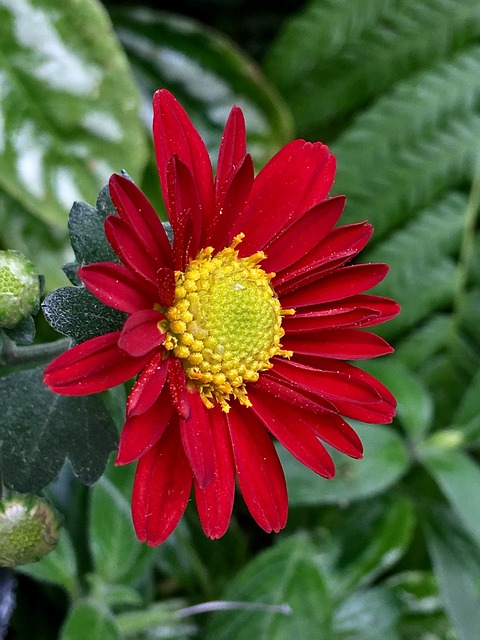
#> input picture Exam/5.jpg, 480 x 640 px
$ jupyter execute 'lab exam.ipynb'
#> lines starting #> are read from the running program, lines starting #| are printed output that depends on the picture
[cell 1]
import numpy as np
import matplotlib.pyplot as plt
img=plt.imread('5.jpg')
#> img is the input picture: shape (640, 480, 3); mean R, G, B 97.4, 79.2, 53.8
gray_img=np.mean(img,axis=-1).astype(np.uint8)
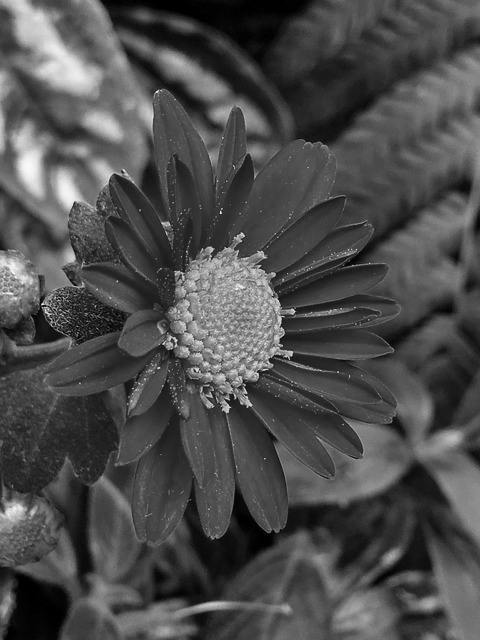
#> gray_img: shape (640, 480); min 0, max 249, mean 76.5
# plt.imshow(gray_img,cmap='gray')

[cell 2]
height, width=gray_img.shape
#> height = 640; width = 480
total=0
sum=0
for i in range(height):
    for j in range(width):
        if i==0 or j==0 or j==width-1 or i==height-1:
            total+=1
            sum+=gray_img[i][j]
#> after the loop, sum = 177260; total = 2236
boundary_size=sum//total
#> boundary_size = 79

# border_img = np.zeros((height + 2 * boundary_size, width + 2 * boundary_size), dtype=np.uint8)
border_img = np.full((height + 2 * boundary_size, width + 2 * boundary_size), 100, dtype=np.uint8)
#> border_img: shape (798, 638); every value is 100
# border_img = np.full((height + 2 * boundary_size, width + 2 * boundary_size), boundary_size, dtype=np.uint8)

for i in range(boundary_size,boundary_size+height):
    for j in range(boundary_size,boundary_size+width):
        border_img[i][j]=gray_img[i-boundary_size][j-boundary_size]
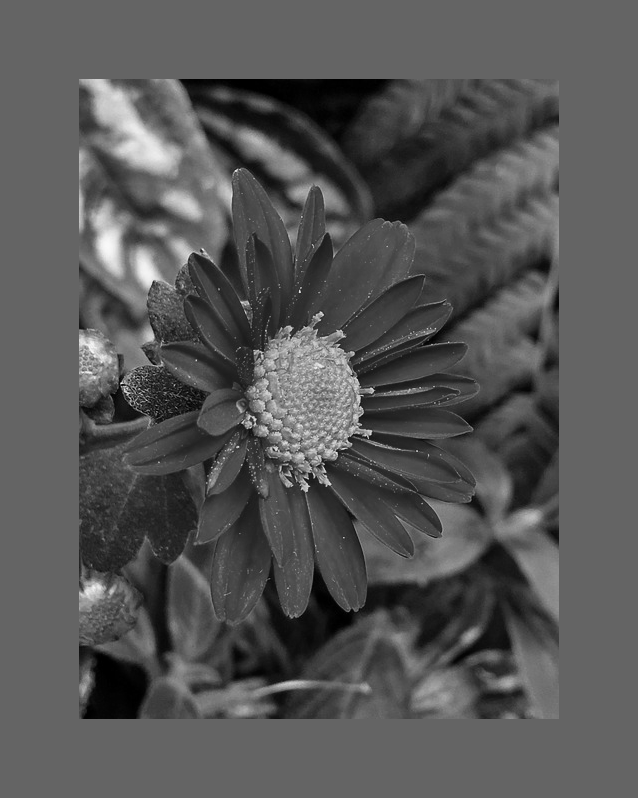
#> border_img: shape (798, 638); min 0, max 249, mean 85.8

plt.imshow(border_img,cmap='gray')
# gray_img.shape

[cell 3]
boundary_size
#> Out = 79

[cell 4]
def histogram(img):
    histogram = np.zeros(256)
    for i in range(img.shape[0]):
        for j in range(img.shape[1]):
            histogram[img[i,j]] += 1
    return histogram
def pdf(histo):
    return histo / np.sum(histo)
def cdf(pdf_value):
    cdf = np.zeros(256)
    for i in range(256):
        cdf[i] = np.sum(pdf_value[:i+1])
    return cdf
def hist_equalization(cdf, histo):
    hist_equalization_multiple = np.round(cdf * 255).astype(np.uint8)
    hist_equalization = np.zeros(256)
    for i in range(256):
        hist_equalization[hist_equalization_multiple[i]] += histo[i]
    return hist_equalization
def plot_histogram(h):
    plt.bar(np.arange(256), h)
    plt.show()
histo = histogram(gray_img)
#> histo = 256 values, max 4072 at index 78, min 0 at index 250, mean 1200
pdf_value = pdf(histo)
#> pdf_value = 256 values, max 0.0133 at index 78, min 0 at index 250, mean 0.00391
cdf = cdf(pdf_value)
#> after the loop in cdf, `for i in range(256):`: cdf = 256 values from 0.00363 to 1
#> cdf = 256 values from 0.00363 to 1
hist_equa = hist_equalization(cdf, histo)
#> in hist_equalization, `hist_equalization_multiple = np.round(cdf * 255).astype(np.uint8)`: hist_equalization_multiple = 256 values from 1 to 255
#> after the loop in hist_equalization, `for i in range(256):`: hist_equalization = 256 values, max 4072 at index 151, min 0 at index 0, mean 1200
#> hist_equa has the same summary as hist_equalization in hist_equalization
cdf_multiple = np.round(cdf * 255).astype(np.uint8)
#> cdf_multiple = 256 values from 1 to 255

# [4 lines of commented-out code are left out]

fig, axs = plt.subplots(2, 2, figsize=(10, 10))
axs[0][0].set_title('Imput')
# axs[0][0].imshow(gray_img, cmap='gray')
axs[0][0].imshow(img)
axs[0][1].set_title('With Border')
axs[0][1].imshow(border_img, cmap='gray')
axs[1][0].set_title('Histogram')
axs[1][0].bar( np.arange(256), histo )
axs[1][1].set_title('Histogram Equalization')
axs[1][1].bar( np.arange(256), hist_equa )
plt.tight_layout()
plt.show()
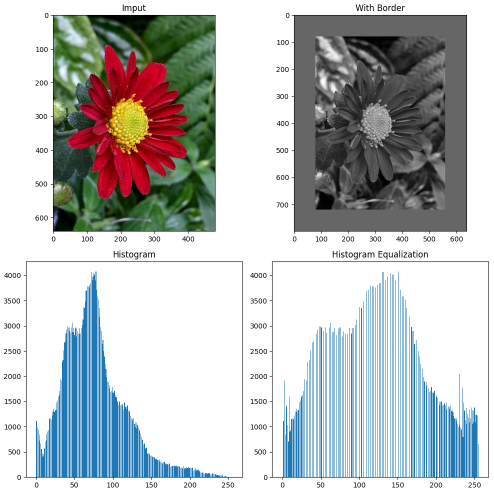
#> figure drawn by matplotlib, 4 panels; panel 3: tallest bar 4072 high, from x = 77.6 to 78.4; panel 4: tallest bar 4072 high, from x = 150.6 to 151.4

$ run again, with Exam/1.jpg copied over Exam/5.jpg
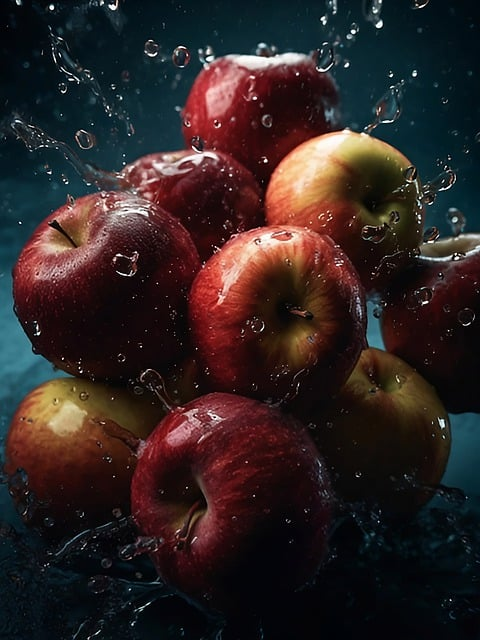
#> input picture Exam/1.jpg, 480 x 640 px
#> img is the input picture: shape (640, 480, 3); mean R, G, B 47.1, 35.7, 35.4
#> after the loop `for i in range(height):`: sum = 56821; total = 2236
#> boundary_size = 25
#> after the loop `for i in range(boundary_size,boundary_size+height):`:
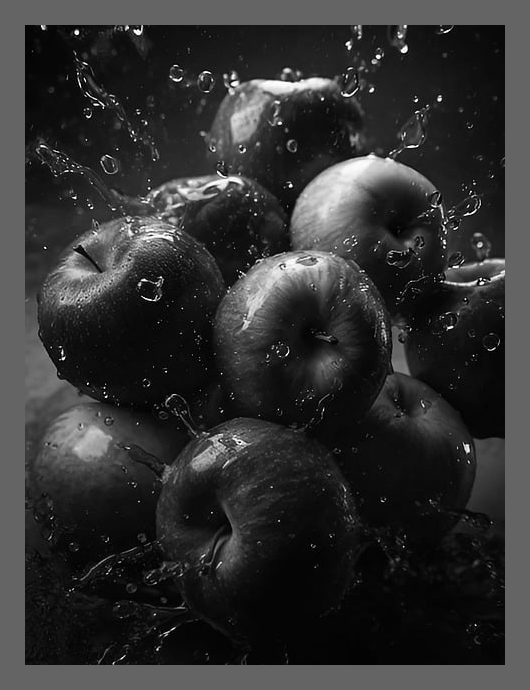
#> border_img: shape (690, 530); min 0, max 255, mean 48.8
#> histo = 256 values, max 11882 at index 5, min 9 at index 255, mean 1200
#> pdf_value = 256 values, max 0.0387 at index 5, min 2.93e-05 at index 255, mean 0.00391
#> after the loop in cdf, `for i in range(256):`: cdf = 256 values from 0.000361 to 1
#> hist_equalization_multiple = 256 values from 0 to 255
#> after the loop in hist_equalization, `for i in range(256):`: hist_equalization = 256 values, max 11882 at index 15, min 0 at index 3, mean 1200
#> hist_equa has the same summary as hist_equalization in hist_equalization
#> cdf_multiple = 256 values from 0 to 255
#> `plt.show()`:
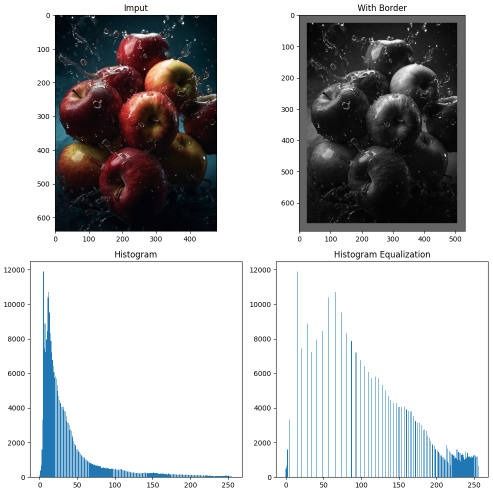
#> figure drawn by matplotlib, 4 panels; panel 3: tallest bar 11882 high, from x = 4.6 to 5.4; panel 4: tallest bar 11882 high, from x = 14.6 to 15.4

$ run again, with Exam/2.jpg copied over Exam/5.jpg
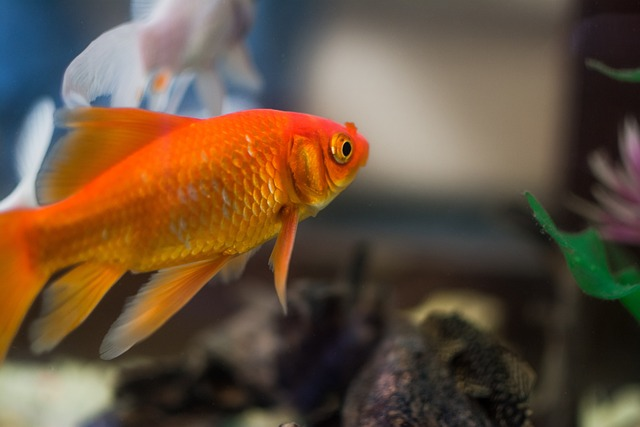
#> input picture Exam/2.jpg, 640 x 427 px
#> img is the input picture: shape (427, 640, 3); mean R, G, B 103.4, 82.1, 62.3
#> after the loop `for i in range(height):`: sum = 165957; total = 2130
#> boundary_size = 77
#> after the loop `for i in range(boundary_size,boundary_size+height):`:
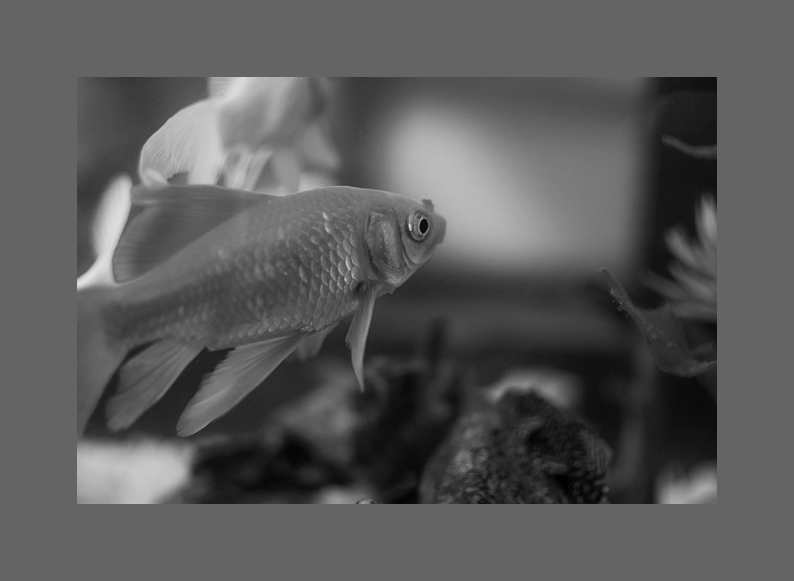
#> border_img: shape (581, 794); min 0, max 227, mean 89.5
#> histo = 256 values, max 2763 at index 41, min 0 at index 228, mean 1067.5
#> pdf_value = 256 values, max 0.0101 at index 41, min 0 at index 228, mean 0.00391
#> after the loop in cdf, `for i in range(256):`: cdf = 256 values from 2.56e-05 to 1
#> hist_equalization_multiple = 256 values from 0 to 255
#> after the loop in hist_equalization, `for i in range(256):`: hist_equalization = 256 values, max 2763 at index 57, min 0 at index 8, mean 1067.5
#> hist_equa has the same summary as hist_equalization in hist_equalization
#> cdf_multiple = 256 values from 0 to 255
#> `plt.show()`:
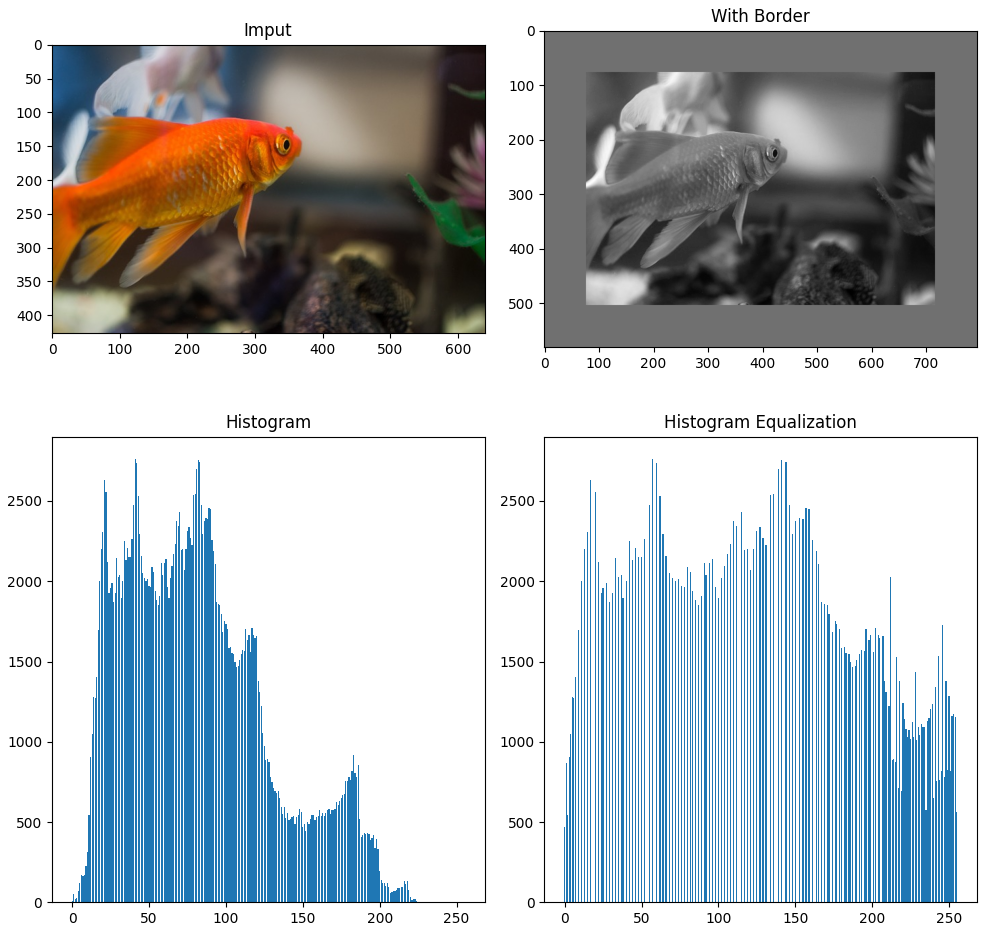
#> figure drawn by matplotlib, 4 panels; panel 3: tallest bar 2763 high, from x = 40.6 to 41.4; panel 4: tallest bar 2763 high, from x = 56.6 to 57.4

$ run again, with Exam/3.jpg copied over Exam/5.jpg
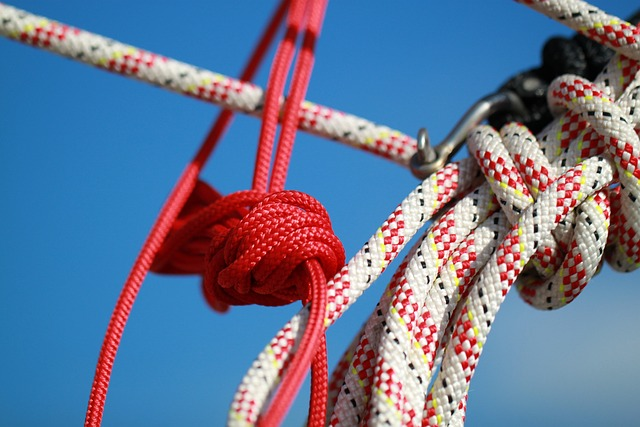
#> input picture Exam/3.jpg, 640 x 427 px
#> img is the input picture: shape (427, 640, 3); mean R, G, B 103.1, 117.3, 146.4
#> after the loop `for i in range(height):`: sum = 256600; total = 2130
#> boundary_size = 120
#> after the loop `for i in range(boundary_size,boundary_size+height):`:
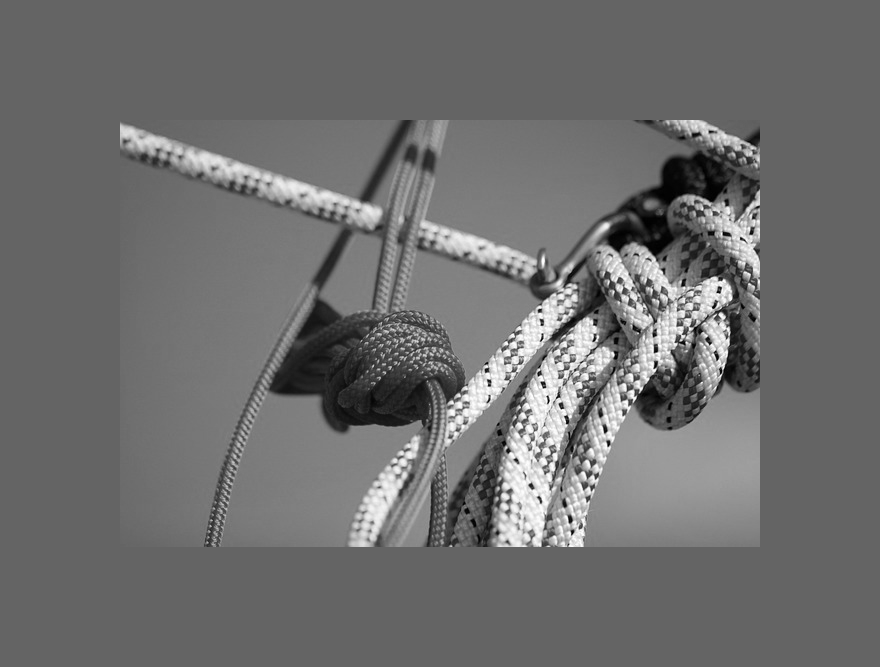
#> border_img: shape (667, 880); min 0, max 255, mean 110.2
#> histo = 256 values, max 6352 at index 116, min 6 at index 255, mean 1067.5
#> pdf_value = 256 values, max 0.0232 at index 116, min 2.2e-05 at index 255, mean 0.00391
#> after the loop in cdf, `for i in range(256):`: cdf = 256 values from 8.78e-05 to 1
#> hist_equalization_multiple = 256 values from 0 to 255
#> after the loop in hist_equalization, `for i in range(256):`: hist_equalization = 256 values, max 6352 at index 108, min 0 at index 57, mean 1067.5
#> hist_equa has the same summary as hist_equalization in hist_equalization
#> cdf_multiple = 256 values from 0 to 255
#> `plt.show()`:
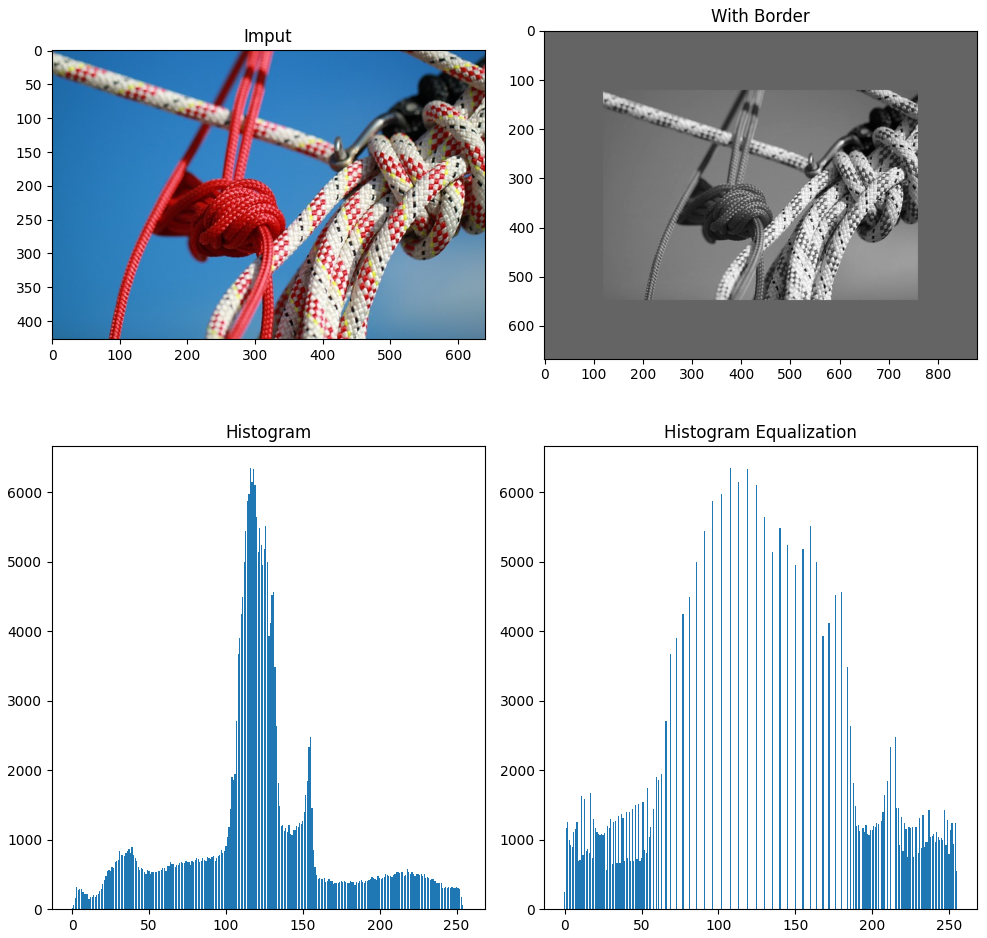
#> figure drawn by matplotlib, 4 panels; panel 3: tallest bar 6352 high, from x = 115.6 to 116.4; panel 4: tallest bar 6352 high, from x = 107.6 to 108.4
